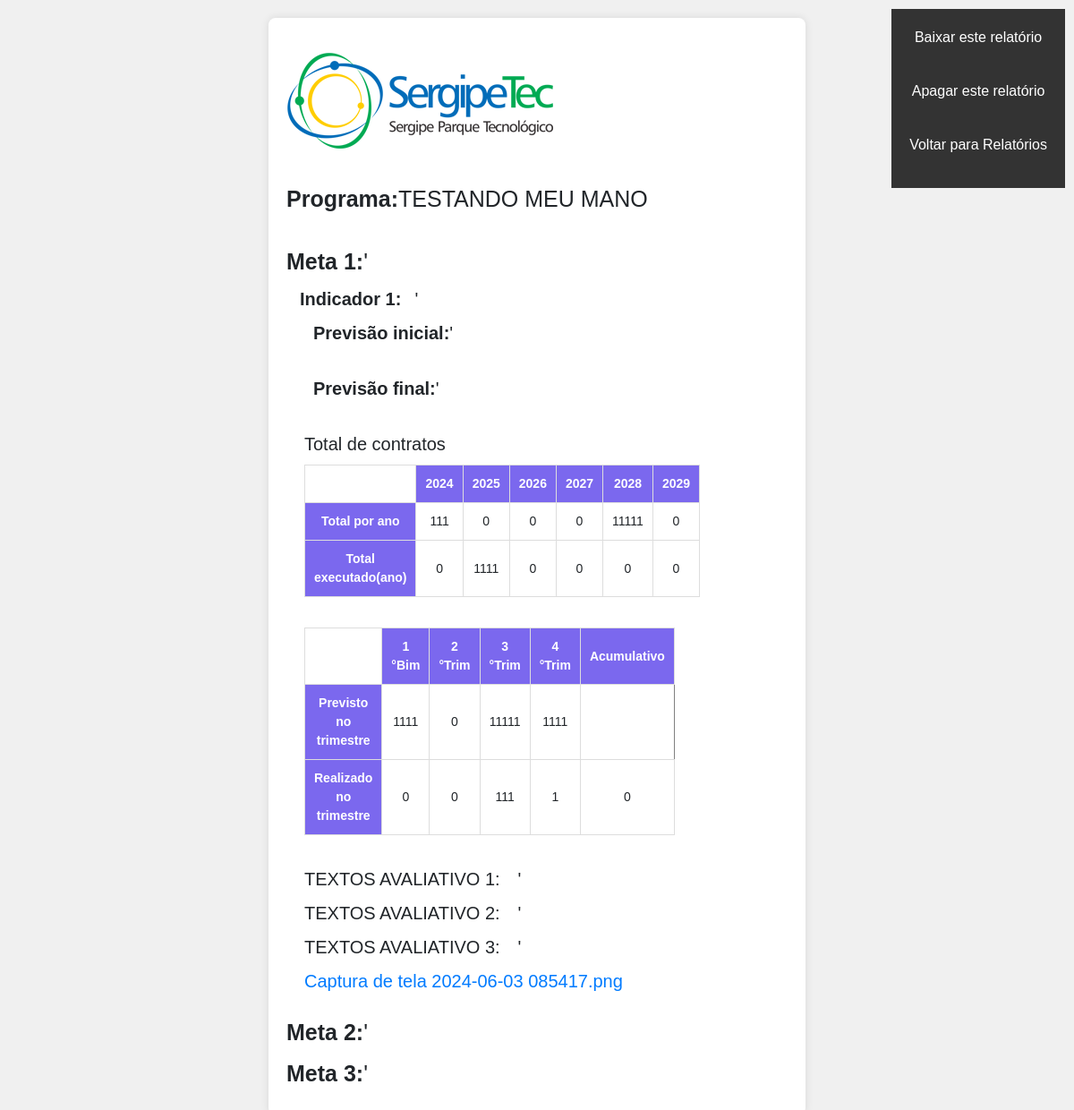
/relatorios/mostrar_relatorio.php?id=programa_2024_006 (signed in), run on the app's committed database.
### tables this page shows
CREATE TABLE `programa` (
  `id_programa` varchar(155) NOT NULL,
  `nome_programa` varchar(255) NOT NULL,
  `cpf_criador` varchar(255) NOT NULL,
  `contrato_pertecente` varchar(255) NOT NULL,
  `numero` int(255) NOT NULL,
  `data_criada` datetime NOT NULL,
  `data_atualizada` datetime NOT NULL
);

CREATE TABLE `metas` (
  `id_programa` varchar(255) NOT NULL,
  `id_meta` varchar(400) NOT NULL,
  `nome_meta` varchar(255) NOT NULL,
  `tem_indicador` int(1) NOT NULL,
  `dt_criada` datetime NOT NULL,
  `dt_atualizada` datetime NOT NULL
);

CREATE TABLE `indicadores` (
  `id_meta` varchar(255) NOT NULL,
  `id_indicador` varchar(255) NOT NULL,
  `nome` varchar(255) NOT NULL,
  `dt_criada` datetime NOT NULL,
  `dt_atualizada` datetime NOT NULL
);

CREATE TABLE `previsoes` (
  `id_indicador` varchar(255) NOT NULL,
  `id_previsao_inicial` varchar(255) NOT NULL,
  `id_previsao_final` varchar(255) NOT NULL,
  `nome_previsao_inicial` varchar(255) NOT NULL,
  `nome_previsao_final` varchar(2555) NOT NULL,
  `dt_criada` datetime NOT NULL,
  `dt_atualizada` datetime NOT NULL
);

CREATE TABLE `total_por_ano` (
  `id_tabela` varchar(255) NOT NULL,
  `id_total_por_ano` int(11) NOT NULL,
  `valor` int(11) NOT NULL,
  `ano` varchar(255) NOT NULL
);

CREATE TABLE `total_executados` (
  `id_tabela` varchar(255) NOT NULL,
  `id_total_executados` int(11) NOT NULL,
  `valor` int(11) NOT NULL,
  `ano` varchar(255) NOT NULL
);

CREATE TABLE `previstos_no_trimestre` (
  `id_tabela` varchar(255) NOT NULL,
  `id_previsto` int(11) NOT NULL,
  `valor` int(11) NOT NULL,
  `bimestre_trimestre` varchar(255) NOT NULL
);

CREATE TABLE `realizados_no_trimestre` (
  `id_tabela` varchar(255) NOT NULL,
  `id_realizado` int(11) NOT NULL,
  `valor` int(11) NOT NULL,
  `bimestre_trimestre` varchar(255) NOT NULL
);

CREATE TABLE `tb_previsoes` (
  `id_indicador` varchar(255) NOT NULL,
  `id_tabela` varchar(255) NOT NULL,
  `total_previstos` int(11) NOT NULL,
  `total_realizados` int(11) NOT NULL,
  `acumulativo` int(2) NOT NULL,
  `dt_criada` datetime NOT NULL,
  `dt_atualizada` datetime NOT NULL
);

CREATE TABLE `texto_avaliativo` (
  `id_indicador` varchar(255) NOT NULL,
  `id_texto_avaliativo` varchar(255) NOT NULL,
  `valor` varchar(255) NOT NULL,
  `dt_criada` datetime NOT NULL,
  `dt_atualizada` datetime NOT NULL
);

CREATE TABLE `anexos` (
  `id_anexo` varchar(255) NOT NULL,
  `id_indicador` varchar(255) NOT NULL,
  `nome_anexo` varchar(255) NOT NULL,
  `caminho_anexo` varchar(255) NOT NULL,
  `dt_criada` datetime NOT NULL
);

### relatorios/pegar_informacoes_pdf.php (the view, shortened to what this page needs)
<?php
function mostrar_pdf($id_programa)
{
    $con = new Conexao();
    $mysqli = $con->connect();
    $chave_sql_verificar = "SELECT * FROM programa WHERE id_programa =:id_programa";
    $stmt = $mysqli->prepare($chave_sql_verificar);
    $stmt->bindParam(":id_programa", $id_programa);
    $stmt->execute();
    $resultados_prog_met = $stmt->fetchAll(PDO::FETCH_ASSOC);
    $dados_editar = "<!DOCTYPE html>";
    $dados_editar .= "<html lang='pt-br'>";
    $dados_editar .= "<head>";
    $dados_editar .= "<meta charset='UTF-8'>";
    $dados_editar .= "<meta name='viewport' content='width=device-width, initial-scale=1.0'>";
    $dados_editar .= "<title>Relatórios</title>";
    $dados_editar .= "</head>";
    $dados_editar .= "<form class='content'id='formCriarRelatorio'  method='post' action='seu_script_de_processamento.php>'";
    $dados_editar .= "<br>";
    $dados_editar .= "<img src='../imagens/logopdf.png'><br><br>";
    $dados_editar .= "<label class='programa' for='relatorio'> Programa:</label>";
    foreach ($resultados_prog_met as $resultado) {
        $cont_indicador = 1;
        $cont_meta = 1;
        $metas = pegar_metas($resultado['id_programa']);
        $dados = new stdClass();
        $dados->nome_programa = $resultado['nome_programa'];
        $dados->id_programa = $resultado['id_programa'];
        $dados_editar .= "<label class='programa-valor' id='$dados->id_programa'name='relatorio'>$dados->nome_programa</label><br>";
        $dados_editar .= "<br>";
        foreach ($metas as $meta) {
            $indicadores = pegar_indicadores($meta['id_meta']);
            $dados->nome_meta = $meta['nome_meta'];
            $dados->id_meta = $meta['id_meta'];
            $dados_editar .= "<label class='meta' for='relatorio' > Meta $cont_meta:</label>";
            $dados_editar .= "<label class='meta-valor' id='$dados->id_meta' name='relatorio' >$dados->nome_meta </label> <br>";
            $cont_meta++;
            foreach ($indicadores as $indicador) {
                $dados->nome_indicador = $indicador['nome'];
                $dados->id_indicador = $indicador['id_indicador'];
                $dados_editar .= "<label class='indicador' for='relatorio'>Indicador $cont_indicador:</label>";
                $dados_editar .= "<label class='indicador-valor' id='$dados->id_indicador' name='relatorio' rows='2' cols='30'>$dados->nome_indicador </label> <br>";
                $cont_indicador++;
                $previsoes = pegar_previsoes($indicador['id_indicador']);
                $cont_text = 1;
                foreach ($previsoes as $preisao) {
                    $dados->nome_previsao_inicial = $preisao['nome_previsao_inicial'];
                    $dados->id_previsao_inicial = $preisao['id_previsao_inicial'];
                    $dados->nome_previsao_final = $preisao['nome_previsao_final'];
                    $dados->id_previsao_final = $preisao['id_previsao_final'];
                    $dados_editar .= "<label class='preisao' for='relatorio'>Previsão inicial:</label>";
                    $dados_editar .= "<label class='preisao-valor' id='$dados->id_previsao_inicial' name='relatorio' rows='2' cols='30'>$dados->nome_previsao_inicial </label> <br><br>";
                    $dados_editar .= "<label class='preisao' for='relatorio'>Previsão final:</label>";
                    $dados_editar .= "<label class='preisao-valor' id='$dados->id_previsao_final' name='relatorio' rows='2' cols='30'>$dados->nome_previsao_final </label><br><br> ";
                    $pegar_elementos_total = pegar_elementos_total_por_ano($indicador['id_indicador']);
                    $pegar_elementos_executados = pegar_elementos_total_executados($indicador['id_indicador']);
                    $pegar_total_contratos = pegar_tabela_contrato_ano($indicador['id_indicador']);
                    $id_tabela_contratos = ($pegar_total_contratos[0]['id_tabela']);
                    $dados_editar .= " <label  style='font-size:20px; margin-left: 20px;'>Total de contratos</label><br>";
                    $dados_editar .= " <table id='$id_tabela_contratos' border='1'>";
                    $dados_editar .= " <thead> ";
                    $dados_editar .= " <tr> ";
                    $dados_editar .= " <td></td> ";
                    foreach ($pegar_elementos_total as $ano) {
                        $dados_editar .= "<th> $ano[ano] </th> ";
                    }
                    $dados_editar .= "</tr>";
                    $dados_editar .= " </thead> ";
                    $dados_editar .= "<tbody class='total-por-ano'> ";
                    $dados_editar .= "<tr> ";
                    $dados_editar .= "<th>Total por ano</th> ";
                    foreach ($pegar_elementos_total as $ano) {
                        $dados_editar .= "<td> $ano[valor]</td> ";
                    }
                    $dados_editar .= "</tr> ";
                    $dados_editar .= "</tbody> ";
                    $dados_editar .= "<tfoot class='total-executado'>";
                    $dados_editar .= "<tr>";
                    $dados_editar .= "<th>Total executado(ano)</th>";
                    foreach ($pegar_elementos_executados as $ano) {
                        $dados_editar .= "<td>$ano[valor]</td>";
                    }
                    $dados_editar .= " </tr> ";
                    $dados_editar .= " </tfoot> ";
                    $dados_editar .= " </table> <br>";
                    $pegar_tabela_previsoes = pegar_tabela_previsoes($indicador['id_indicador']);
                    $id_tabela_previsoes = ($pegar_tabela_previsoes[0]['id_tabela']);
                    $acumulativo = $pegar_tabela_previsoes[0]['acumulativo'];
                    $previsoes_trimestre = pegar_previsoes_trimestre($indicador['id_indicador']);
                    $realizados_trimestre = pegar_realizados_trimestre($indicador['id_indicador']);
                    $dados_editar .= " <table id='$id_tabela_previsoes' border='1'>";
                    $dados_editar .= " <thead>";
                    $dados_editar .= " <tr>";
                    $dados_editar .= " <td></td>";
                    foreach ($previsoes_trimestre as $trimestre) {
                        $dados_editar .= " <th> $trimestre[bimestre_trimestre] </th>";
                    }
                    $dados_editar .= " <th> Acumulativo </th>";
                    $dados_editar .= "</tr>";
                    $dados_editar .= "</thead>";
                    $dados_editar .= "<tbody class='previsto'>";
                    $dados_editar .= "<tr>";
                    $dados_editar .= "<th> Previsto no trimestre </th>";
                    foreach ($previsoes_trimestre as $trimestre) {
                        $dados_editar .= "<td> $trimestre[valor]</td>";
                    }
                    $dados_editar .= "</tr>";
                    $dados_editar .= "</tbody>";
                    $dados_editar .= "<tfoot class='realizado'>";
                    $dados_editar .= "<tr>";
                    $dados_editar .= "<th> Realizado no trimestre </th>";
                    foreach ($realizados_trimestre as $trimestre) {
                        $dados_editar .= "<td> $trimestre[valor]</td>";
                    }
                    $dados_editar .= "<td> $acumulativo  </td>";
                    $dados_editar .= "</tr>";
                    $dados_editar .= "</tfoot>";
                    $dados_editar .= "</table> <br>";
                }
                $pegar_texto = pegar_texto_avaliativo($indicador['id_indicador']);
                foreach ($pegar_texto as $texto) {
                    $dados->texto_avaliativo_1 = $texto['valor'];
                    $dados->id_texto_avaliativo = $texto['id_texto_avaliativo'];
                    $dados_editar .= "<label class='texto-avaliativo' for='texto_avaliativo'>TEXTOS AVALIATIVO $cont_text:</label>";
                    $dados_editar .= "<label class='texto-avaliativo-valor' id='$dados->id_texto_avaliativo' name='texto_avaliativo' rows='2' cols='30'>$dados->texto_avaliativo_1</label  > <br>";
                    $cont_text++;
                }
                $pegar_anexos = pegar_anexos($indicador['id_indicador']);
                foreach ($pegar_anexos as $anexos) {
                    $dados_editar .= "<a class= 'anexos' href = '$anexos[caminho_anexo]'>$anexos[nome_anexo]</a> <br><br>";
                }
            }
            $cont_indicador = 1;
        }
    }
    $dados_editar .= "</form>";
    $dados_editar .= "</body>";
    $dados_editar .= "</html>";
    return $dados_editar;
}
function pegar_metas($id_programa)
{
    $con = new Conexao();
    $mysqli = $con->connect();
    $chave_sql_verificar = "SELECT * FROM metas WHERE id_programa = :id_programa ";
    $stmt = $mysqli->prepare($chave_sql_verificar);
    $stmt->bindParam(":id_programa", $id_programa);
    $stmt->execute();
    $resultados = $stmt->fetchAll(PDO::FETCH_ASSOC);
    return $resultados;
}
function pegar_indicadores($id_meta)
{
    $con = new Conexao();
    $mysqli = $con->connect();
    $chave_sql_verificar = "SELECT nome, id_indicador FROM indicadores WHERE id_meta = :id_meta ";
    $stmt = $mysqli->prepare($chave_sql_verificar);
    $stmt->bindParam(":id_meta", $id_meta);
    $stmt->execute();
    $resultados = $stmt->fetchAll(PDO::FETCH_ASSOC);
    return $resultados;
}
function pegar_previsoes($id_indicador)
{
    $con = new Conexao();
    $mysqli = $con->connect();
    $chave_sql_verificar = "SELECT nome_previsao_inicial,nome_previsao_final,id_previsao_inicial, id_previsao_final FROM previsoes WHERE id_indicador = :id_indicador ";
    $stmt = $mysqli->prepare($chave_sql_verificar);
    $stmt->bindParam(":id_indicador", $id_indicador);
    $stmt->execute();
    $resultados = $stmt->fetchAll(PDO::FETCH_ASSOC);
    return $resultados;
}
function pegar_tabela_contrato_ano($id_indicador)
{
    $con = new Conexao();
    $mysqli = $con->connect();
    $chave_sql_verificar = "SELECT * FROM tb_contratos WHERE id_indicador = :id_indicador ";
    $stmt = $mysqli->prepare($chave_sql_verificar);
    $stmt->bindParam(":id_indicador", $id_indicador);
    $stmt->execute();
    $resultado = $stmt->fetchAll(PDO::FETCH_ASSOC);
    return $resultado;
}
function pegar_tabela_previsoes($id_indicador)
{
    $con = new Conexao();
    $mysqli = $con->connect();
    $chave_sql_verificar = "SELECT * FROM tb_previsoes WHERE id_indicador = :id_indicador ";
    $stmt = $mysqli->prepare($chave_sql_verificar);
    $stmt->bindParam(":id_indicador", $id_indicador);
    $stmt->execute();
    $resultado = $stmt->fetchAll(PDO::FETCH_ASSOC);
    return $resultado;
}
function pegar_elementos_total_por_ano($id_indicador)
{
    $resultado_pega_contrato = pegar_tabela_contrato_ano($id_indicador);
    $id_tabela = $resultado_pega_contrato[0]['id_tabela'];
    $con = new Conexao();
    $mysqli = $con->connect();
    $chave_sql_verificar = "SELECT * FROM total_por_ano WHERE id_tabela = :id_tabela ";
    $stmt = $mysqli->prepare($chave_sql_verificar);
    $stmt->bindParam(":id_tabela", $id_tabela);
    $stmt->execute();
    $resultados = $stmt->fetchAll(PDO::FETCH_ASSOC);
    return $resultados;
}
function pegar_elementos_total_executados($id_indicador)
{
    $resultado_pega_contrato = pegar_tabela_contrato_ano($id_indicador);
    $id_tabela = $resultado_pega_contrato[0]['id_tabela'];
    $con = new Conexao();
    $mysqli = $con->connect();
    $chave_sql_verificar = "SELECT * FROM total_executados WHERE id_tabela = :id_tabela ";
    $stmt = $mysqli->prepare($chave_sql_verificar);
    $stmt->bindParam(":id_tabela", $id_tabela);
    $stmt->execute();
    $resultado = $stmt->fetchAll(PDO::FETCH_ASSOC);
    return $resultado;
}
function pegar_previsoes_trimestre($id_indicador)
{
    $resultado_pega_previsoes = pegar_tabela_previsoes($id_indicador);
    $id_tabela = $resultado_pega_previsoes[0]["id_tabela"];
    $con = new Conexao();
    $mysqli = $con->connect();
    $chave_sql_verificar = "SELECT * FROM previstos_no_trimestre WHERE id_tabela = :id_tabela ";
    $stmt = $mysqli->prepare($chave_sql_verificar);
    $stmt->bindParam(":id_tabela", $id_tabela);
    $stmt->execute();
    $resultado = $stmt->fetchAll(PDO::FETCH_ASSOC);
    return $resultado;
}
function pegar_realizados_trimestre($id_indicador)
{
    $resultado_pegar_preisoes = pegar_tabela_previsoes($id_indicador);
    $id_tabela = $resultado_pegar_preisoes[0]["id_tabela"];
    $con = new Conexao();
    $mysqli = $con->connect();
    $chave_sql_verificar = "SELECT * FROM realizados_no_trimestre WHERE id_tabela = :id_tabela ";
    $stmt = $mysqli->prepare($chave_sql_verificar);
    $stmt->bindParam(":id_tabela", $id_tabela);
    $stmt->execute();
    $resultado = $stmt->fetchAll(PDO::FETCH_ASSOC);
    return $resultado;
}
function pegar_texto_avaliativo($id_indicador)
{
    $con = new Conexao();
    $mysqli = $con->connect();
    $chave_sql_verificar = "SELECT * FROM texto_avaliativo WHERE id_indicador = :id_indicador ";
    $stmt = $mysqli->prepare($chave_sql_verificar);
    $stmt->bindParam(":id_indicador", $id_indicador);
    $stmt->execute();
    $resultado = $stmt->fetchAll(PDO::FETCH_ASSOC);
    return $resultado;
}
function pegar_anexos($id_indicador)
{
    $con = new Conexao();
    $mysqli = $con->connect();
    $chave_sql_verificar = "SELECT * FROM anexos WHERE id_indicador = :id_indicador ";
    $stmt = $mysqli->prepare($chave_sql_verificar);
    $stmt->bindParam(":id_indicador", $id_indicador);
    $stmt->execute();
    $resultados = $stmt->fetchAll(PDO::FETCH_ASSOC);
    return $resultados;
}

### data on the page
programa: nome_programa "TESTANDO MEU MANO"
metas: nome_meta "'"
indicadores: nome "'"
previsoes: nome_previsao_inicial "'", nome_previsao_final "'", tb_previsoes.acumulativo "0"
total_por_ano: ano "2024", valor "111"
total_por_ano: ano "2025", valor "0"
total_por_ano: ano "2026", valor "0"
total_por_ano: ano "2027", valor "0"
total_por_ano: ano "2028", valor "11111"
total_por_ano: ano "2029", valor "0"
total_executados: valor "0"
total_executados: valor "1111"
total_executados: valor "0"
total_executados: valor "0"
total_executados: valor "0"
total_executados: valor "0"
previstos_no_trimestre: bimestre_trimestre "1 °Bim", valor "1111"
previstos_no_trimestre: bimestre_trimestre "2 °Trim", valor "0"
previstos_no_trimestre: bimestre_trimestre "3 °Trim", valor "11111"
previstos_no_trimestre: bimestre_trimestre "4 °Trim", valor "1111"
realizados_no_trimestre: valor "0"
realizados_no_trimestre: valor "0"
realizados_no_trimestre: valor "111"
realizados_no_trimestre: valor "1"
texto_avaliativo: valor "'"
texto_avaliativo: valor "'"
texto_avaliativo: valor "'"
anexos: nome_anexo "Captura de tela 2024-06-03 085417.png"
metas: nome_meta "'"
metas: nome_meta "'"
